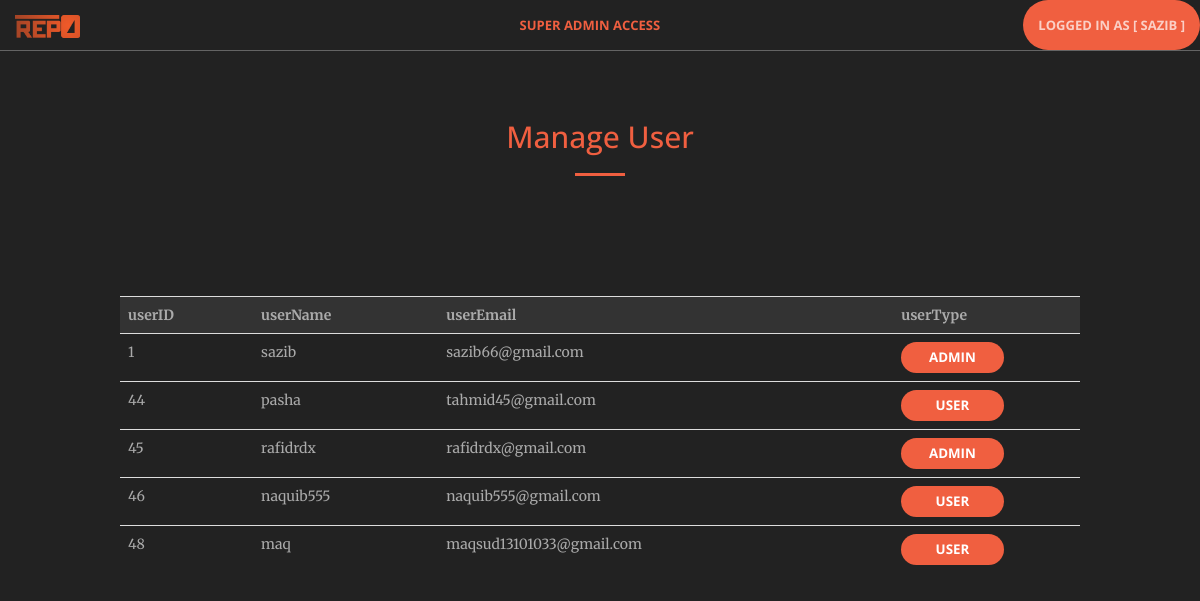
The app's page /homeSuperAdmin.php (signed in) with its own data.
### tables this page shows
CREATE TABLE `userinformation` (
  `userID` int(11) NOT NULL,
  `userName` varchar(15) NOT NULL,
  `userEmail` varchar(25) NOT NULL,
  `FirstName` varchar(15) DEFAULT NULL,
  `LastName` varchar(15) DEFAULT NULL,
  `userType` varchar(15) DEFAULT NULL,
  `userPass` varchar(15) DEFAULT NULL,
  `userPhoneNo` varchar(15) DEFAULT NULL,
  `userDOB` date NOT NULL,
  `userFavFood` varchar(15) NOT NULL,
  `userFavPet` varchar(15) NOT NULL
);

### homeSuperAdmin.php (the view, shortened to what this page needs)
<?php include('connection.php');
?>
<!DOCTYPE html>
<html lang="en">
<head>
    <link rel="stylesheet" href="css/bootstrap.min.css" type="text/css">
    <link rel="stylesheet" href="font-awesome/css/font-awesome.min.css" type="text/css">
    <link rel="stylesheet" href="css/magnific-popup.css" type="text/css">
    <link rel="stylesheet" href="css/creative.css" type="text/css">
    <link href="//netdna.bootstrapcdn.com/font-awesome/4.0.3/css/font-awesome.min.css" rel="stylesheet" type="text/css" />
</head>
<body style="background-color: #222222;"  id="page-top">
    <nav id="mainNav" class="navbar navbar-default navbar-fixed-top">
        <div class="container-fluid">
            <div class="navbar-header">
                <a class="navbar-brand" href="#">
        <img alt="Brand" src="img/logo.png" width="65px"> </img>
      </a>
            </div>
            <div>
      <ul class = "nav navbar-nav" style="Margin:0 0 0 35%">
         <li class = "active"><a href = "homeSuperAdmin.php">Super Admin Access</a></li>
      </ul>
   </div>
            <div class="collapse navbar-collapse" id="bs-example-navbar-collapse-1">
                <ul class="nav navbar-nav navbar-right">
          <li >
            <a href="logout.php" class="btn btn-primary btn-xl page-scroll"> <?php
            if (isset($_SESSION['username'])) {
            echo  "Logged in AS [ " . $_SESSION["username"] . " ]";
        }else {
        echo "LOGIN";
    }
    ?></a>
          </li>
        </div>
    </nav>
         <div style="Margin: 10%" >
          <h2 class="section-heading" style="text-align: center; color: #f05f40;  font-style: bold;"> Manage User</h2>
                    <hr class="primary">
        </div>
        <div style = "Margin: 10%; color: #aaaaaa;">
<?php
$qrrr=  "SELECT * FROM `userinformation`;";
$queryy = mysqli_query( $conn, $qrrr);
?>
<table class="table table-hover">
  <tr style="background-color: #333333;">
    <th>userID</th><th>userName</th><th>userEmail</th><th>userType</th>
  </tr>
  <?php while ($row = mysqli_fetch_array ($queryy)) { ?>
  <?php if( $row['userName'] == "sazzadadmin") {
  } else { ?>
  <tr><td><?php echo $row['userID']; ?></td>
  <td><?php echo $row['userName']; ?></td>
  <td><?php echo $row['userEmail']; ?></td>
  <td><form method="post" action="adminChange.php?id=<?php echo $row['userID']; ?>"><button style="width: 60%; font-size: 10pt;" class="btn btn-lm btn-primary btn-block" name="submit" type="submit"><?php $userTyp= $row['userType'];if($userTyp == 0) {echo "User"; } else {echo "Admin";} ?></button></form></td>
 </tr>
  <?php } } ?>
</table>
        </div>
</body>
</html>

### css/creative.css (style rules this page uses)
html, body { height: 100%; width: 100%; }
body { font-family: 'Merriweather', 'Helvetica Neue', Arial, sans-serif; }
hr { border-color: #f05f40; border-width: 3px; max-width: 50px; }
a { -webkit-transition: all 0.35s; -moz-transition: all 0.35s; transition: all 0.35s; color: #f05f40; }
h1, h2, h3, h4, h5, h6 { font-family: 'Open Sans', 'Helvetica Neue', Arial, sans-serif; }
.navbar-default { background-color: white; border-color: rgba(34, 34, 34, 0.05); font-family: 'Open Sans', 'Helvetica Neue', Arial, sans-serif; -webkit-transition: all 0.35s; -moz-transition: all 0.35s; transition: all 0.35s; }
.navbar-default .navbar-header .navbar-brand { color: #f05f40; font-family: 'Open Sans', 'Helvetica Neue', Arial, sans-serif; font-weight: 700; text-transform: uppercase; }
.navbar-default .nav > li > a, .navbar-default .nav > li > a:focus { text-transform: uppercase; font-weight: 700; font-size: 13px; color: #222222; }
.navbar-default .nav > li.active > a, .navbar-default .nav > li.active > a:focus { color: #f05f40 !important; background-color: transparent; }
@media (min-width: 768px) { .navbar-default { background-color: transparent; border-color: rgba(255, 255, 255, 0.3); } }
@media (min-width: 768px) { .navbar-default .navbar-header .navbar-brand { color: rgba(255, 255, 255, 0.7); } }
@media (min-width: 768px) { .navbar-default .nav > li > a, .navbar-default .nav > li > a:focus { color: rgba(255, 255, 255, 0.7); } }
.section-heading { margin-top: 0; }
.btn-primary { color: #ffffff; background-color: #f05f40; border-color: #f05f40; -webkit-transition: all 0.35s; -moz-transition: all 0.35s; transition: all 0.35s; }
.btn { font-family: 'Open Sans', 'Helvetica Neue', Arial, sans-serif; border: none; border-radius: 300px; font-weight: 700; text-transform: uppercase; }
.btn-xl { padding: 15px 30px; }
body { webkit-tap-highlight-color: #222222; }

### records on screen
userinformation: userID "1", userName "sazib", userEmail "sazib66@gmail.com", userType "ADMIN"
userinformation: userID "44", userName "pasha", userEmail "tahmid45@gmail.com", userType "USER"
userinformation: userID "45", userName "rafidrdx", userEmail "rafidrdx@gmail.com", userType "ADMIN"
userinformation: userID "46", userName "naquib555", userEmail "naquib555@gmail.com", userType "USER"
userinformation: userID "48", userName "maq", userEmail "maqsud13101033@gmail.com", userType "USER"

### other values on screen
$_SESSION["username"] "SAZIB"
